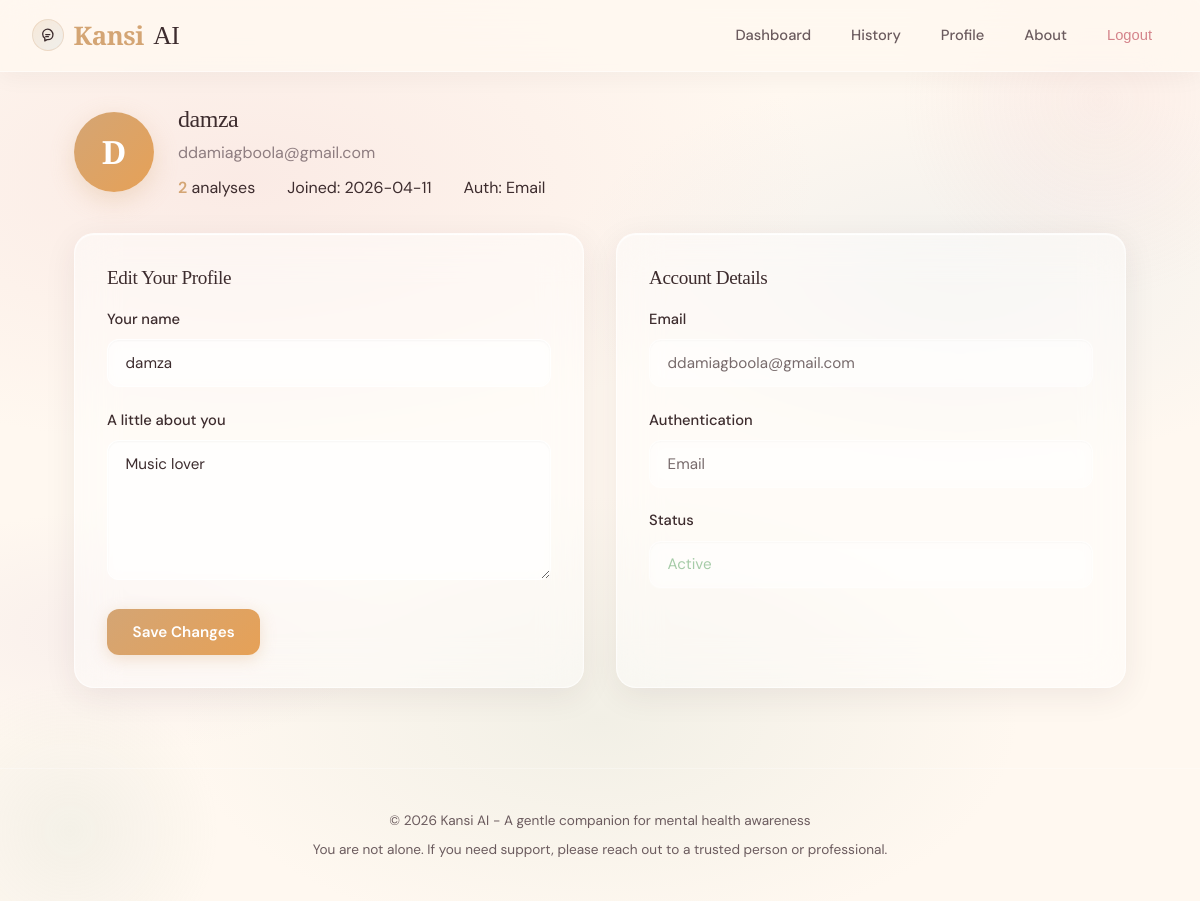
/profile (signed in), run on the app's committed database.
### tables this page shows
CREATE TABLE users (
            id INTEGER PRIMARY KEY AUTOINCREMENT,
            email TEXT UNIQUE NOT NULL,
            password_hash TEXT,
            full_name TEXT NOT NULL,
            auth_provider TEXT DEFAULT 'email',
            google_id TEXT UNIQUE,
            profile_picture TEXT,
            bio TEXT,
            created_at TIMESTAMP DEFAULT CURRENT_TIMESTAMP,
            updated_at TIMESTAMP DEFAULT CURRENT_TIMESTAMP,
            last_login TIMESTAMP,
            is_active BOOLEAN DEFAULT 1
        , is_admin BOOLEAN DEFAULT 0);

### app.py (the view, shortened to what this page needs)
    @app.route('/profile', methods=['GET', 'POST'])
    @login_required
    def profile():
        history = get_analysis_history(g.user['id'], limit=50)
        return render_template('profile.html', history=history)

### app.py (called while the page is built)
def login_required(view):
    @wraps(view)
    def wrapped(*args, **kwargs):
        if not g.user:
            record_security_event('access_denied', subject='anonymous', ip_address=get_request_ip(), metadata={'path': request.path})
            if is_api_request():
                abort(401)
            flash('Please log in to access this page.', 'warning')
            return redirect(url_for('login'))
        return view(*args, **kwargs)
    return wrapped

### database.py (called while the page is built)
def get_db():
    os.makedirs(os.path.dirname(DB_PATH), exist_ok=True)
    conn = sqlite3.connect(DB_PATH)
    conn.row_factory = sqlite3.Row
    conn.execute("PRAGMA foreign_keys = ON")
    return conn

def get_user_by_id(user_id):
    conn = get_db()
    user = conn.execute('SELECT * FROM users WHERE id = ?', (user_id,)).fetchone()
    conn.close()
    return dict(user) if user else None

def get_analysis_history(user_id, limit=20):
    conn = get_db()
    rows = conn.execute(
        '''
        SELECT * FROM analysis_history WHERE user_id = ? ORDER BY created_at DESC LIMIT ?
        ''',
        (user_id, limit)
    ).fetchall()
    conn.close()
    return [dict(r) for r in rows]

### templates/profile.html (shortened to what this page needs)
{% extends "base.html" %}
{% block content %}
<div class="profile-header">
    <div class="profile-avatar">{{ user.full_name[0] | upper }}</div>
    <div class="profile-info">
        <h2>{{ user.full_name }}</h2>
        <p>{{ user.email }}</p>
        <div class="stats-row">
            <div><span>{{ history | length }}</span> analyses</div>
            <div>Joined: {{ user.created_at[:10] if user.created_at else 'N/A' }}</div>
            <div>Auth: {{ user.auth_provider | capitalize }}</div>
        </div>
    </div>
</div>
<div class="profile-grid">
    <div class="card">
        <h3 style="margin-bottom: 1rem;">Edit Your Profile</h3>
        <form method="POST" action="{{ url_for('profile') }}">
            <div class="form-group">
                <label for="full_name">Your name</label>
                <input type="text" id="full_name" name="full_name" value="{{ user.full_name }}" required>
            </div>
            <div class="form-group">
                <label for="bio">A little about you</label>
                <textarea id="bio" name="bio" rows="4" placeholder="Share anything you'd like — or leave this blank, that's fine too.">{{ user.bio or '' }}</textarea>
            </div>
            <button type="submit" class="btn btn-primary">Save Changes</button>
        </form>
    </div>
    <div class="card">
        <h3 style="margin-bottom: 1rem;">Account Details</h3>
        <div class="form-group">
            <label>Email</label>
            <input type="email" value="{{ user.email }}" disabled style="opacity: 0.7;">
        </div>
        <div class="form-group">
            <label>Authentication</label>
            <input type="text" value="{{ user.auth_provider | capitalize }}" disabled style="opacity: 0.7;">
        </div>
        <div class="form-group">
            <label>Status</label>
            <input type="text" value="Active" disabled style="opacity: 0.7; color: var(--success);">
        </div>
    </div>
</div>
{% endblock %}

### data on the page
users: full_name "D", full_name "damza", email "ddamiagboola@gmail.com", created_at "2026-04-11", auth_provider "Email", bio "Music lover"

### other printed values
{{ history | length }} "2"
